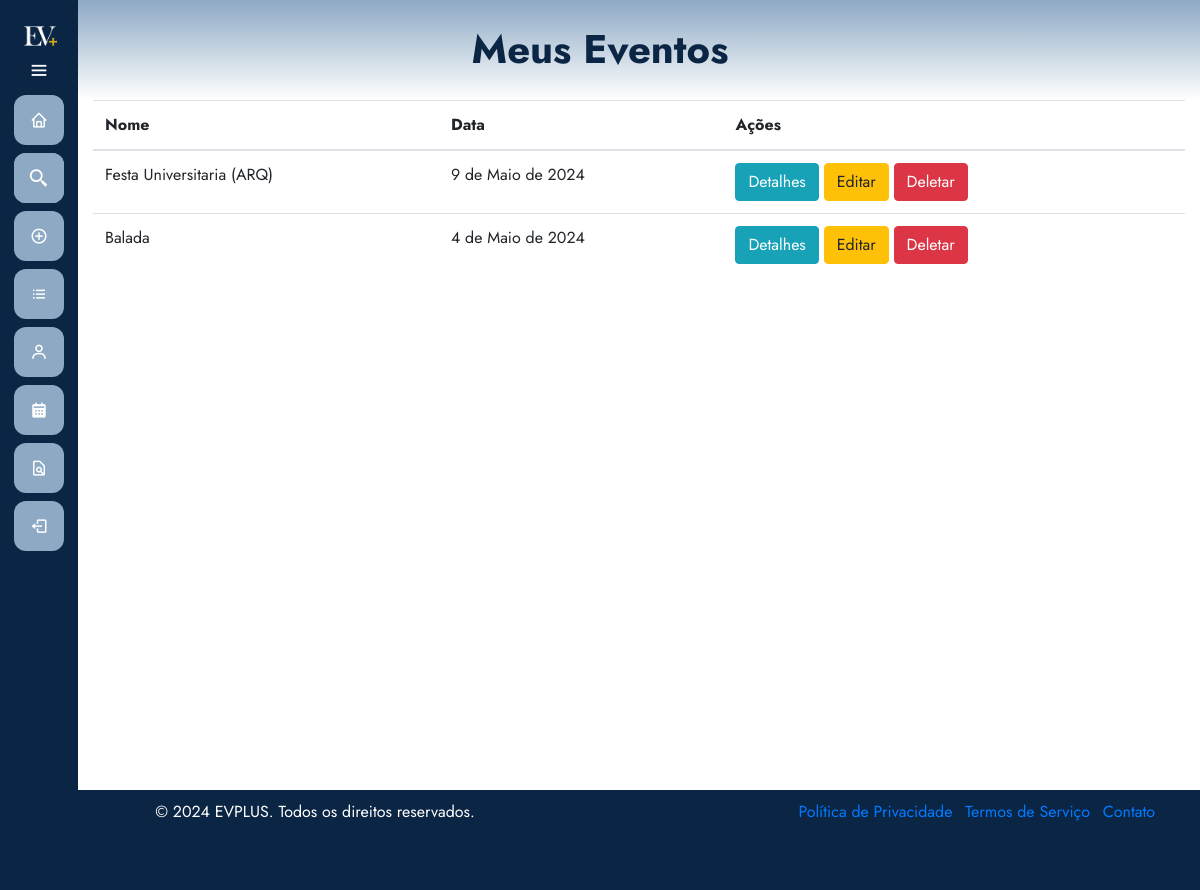
/eventos/meuseventos/ (signed in), run on the app's committed database.
### eventos/models.py (models this page shows, shortened)
class Evento(models.Model):
    user = models.ForeignKey(User, on_delete=models.CASCADE)
    name = models.CharField(max_length=100)
    description = models.TextField()
    local = models.CharField(max_length=100)
    date = models.DateField()
    time = models.TimeField()
    category = models.CharField(max_length=100)
    banner = models.ImageField(upload_to='eventos', null=True, blank=True)

### eventos/views.py (the view)
# urls.py: path('meuseventos/', views.listarEventos, name='meuseventos'),
@permission_required('eventos.view_evento', login_url='/auth/login/')
def listarEventos(request):
    exibir_sidebar = True
    eventos = Evento.objects.filter(user=request.user)
    return render(request, 'meusEventos.html', {'eventos': eventos, 'exibir_sidebar': exibir_sidebar})

### eventos/templates/meuseventos.html (shortened to what this page needs)
{% extends 'base.html' %}
{% load static %}
{% block 'head' %}
    <link rel="stylesheet" href="{% static 'eventos/css/meuseventos.css' %}">
{% endblock %}
{% block 'dashboard' %}
    <div class="container">
        <div class="row">
            <div class="col-md-12">
                <table class="table">
                    <thead>
                        <tr>
                            <th>Nome</th>
                            <th>Data</th>
                            <th>Ações</th>
                        </tr>
                    </thead>
                    <tbody>
                        {% for evento in eventos %}
                            <tr>
                                <td>{{ evento.name }}</td>
                                <td>{{ evento.date }}</td>
                                <td>
                                    <a href="{% url 'eventos:detalhes_evento' evento.id %}" class="btn btn-info">Detalhes</a>
                                    <a href="{% url 'eventos:editar_evento' evento.id %}" class="btn btn-warning">Editar</a>
                                    <a href="{% url 'eventos:deletar_evento' evento.id %}" class="btn btn-danger">Deletar</a>
                                </td>
                            </tr>
                        {% endfor %}
                    </tbody>
                </table>
            </div>
        </div>
    </div>
{% endblock %}

### templates/static/general/css/base.css (style rules this page uses)
* { margin: 0; padding: 0; box-sizing: border-box; font-family: "Jost" , sans-serif; }

### templates/static/general/css/general.css (style rules this page uses)
:root { --main-color: #8da9c4; --dark-color: #0b2545; --light-color: #eef4ed; --contrast-color: #467afd; --differential-color: #134074; }

### data on the page
Evento: name "Festa Universitaria (ARQ)", date "9 de Maio de 2024"
Evento: name "Balada", date "4 de Maio de 2024"
